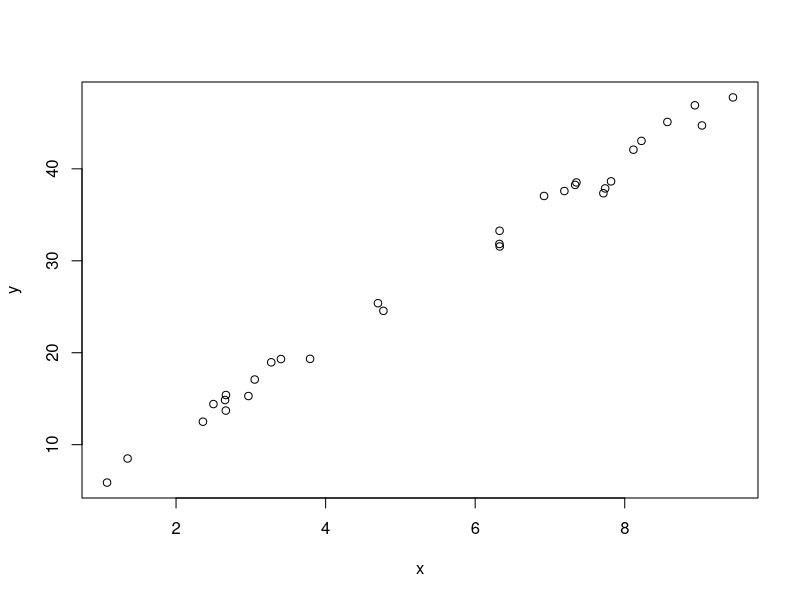
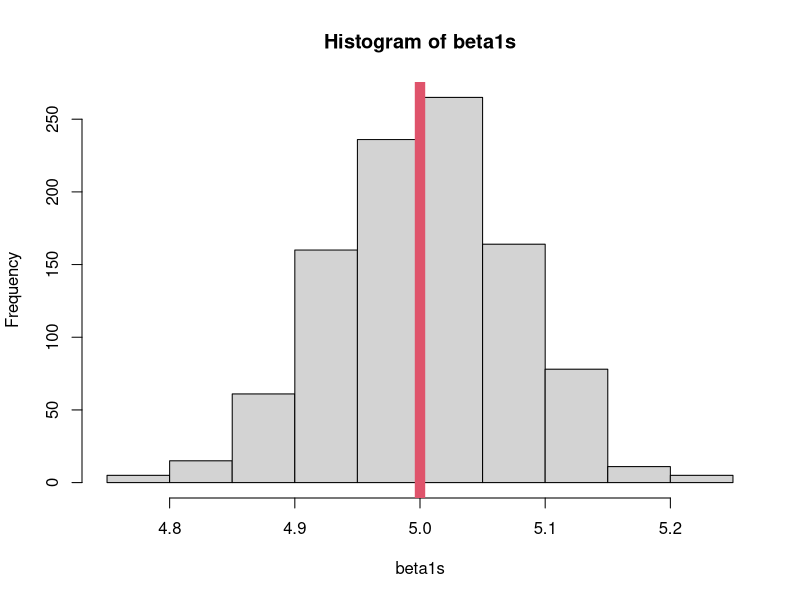
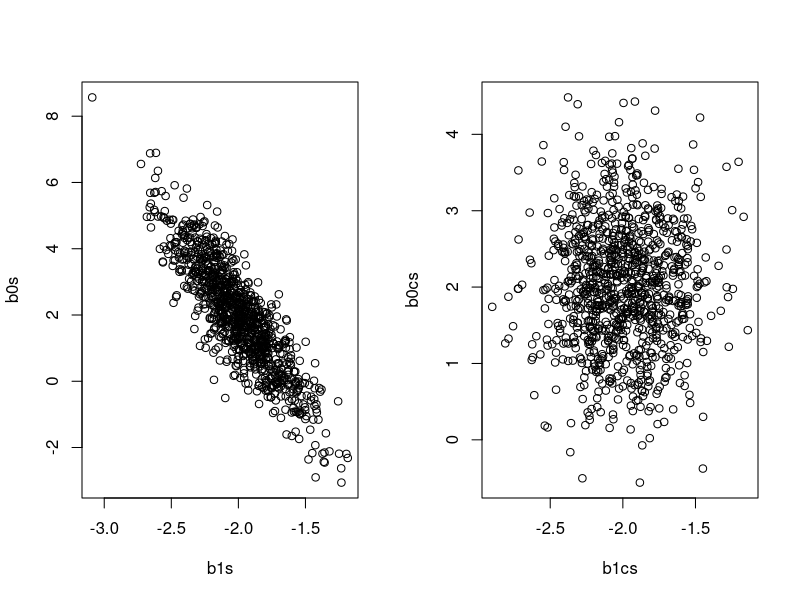

The R source for these figures, in order:
## ---- chunk 1
set.seed(2112)
n <- 30
sigma <- 1
beta0 <- 1
beta1 <- 5
x <- runif(n, 0, 10)

dgp <- function(x, beta0 = 1, beta1 = 5, 
                sigma = 1) {
    epsilon <- rnorm(length(x), mean = 0, sd = sigma)
    y <- beta0 + beta1 * x
    return(data.frame(x = x, y = y + epsilon))
}

set.seed(2112)
mydata <- dgp(x = x, beta0 = beta0, beta1 = beta1,
    sigma = sigma)

plot(mydata)
## ---- chunk 2
Sdotdot <- function(x, y) sum( (x - mean(x)) * (y - mean(y)) )

Sxx <- Sdotdot(mydata$x, mydata$x)
Sxy <- Sdotdot(mydata$x, mydata$y)
Syy <- Sdotdot(mydata$y, mydata$y)

b1 <- Sxy / Sxx
b1

b0 <- mean(mydata$y) - b1 * mean(mydata$x)
b0

errors <- mydata$y - (b0 + b1 * mydata$x)
s <- sd(errors)
b1_var <- s^2 / Sxx
b1_var
## ---- chunk 3
R <- 1000
beta1s <- rep(NA, R)
beta0s <- rep(NA, R)
for (i in 1:R) {
    new_data <- dgp(x, beta0 = beta0, beta1 = beta1, sigma = sigma)
    Sxx <- Sdotdot(new_data$x, new_data$x)
    Sxy <- Sdotdot(new_data$x, new_data$y)
    beta1s[i] <- Sxy / Sxx
    beta0s[i] <- mean(new_data$y) - b1 * mean(new_data$x)
}

var(beta1s)
## ---- chunk 4
hist(beta1s)
abline(v = 5, col = 2, lwd = 10) # true value of beta
## ---- chunk 5
## Empirical Ci
quantile(beta1s, c(0.055, 0.945))

## Theoretical CI
Sxx <- Sdotdot(mydata$x, mydata$x)
5 + c(-1, 1) * qt(0.945, df = nrow(mydata) - 2) * 1/sqrt(Sxx)

## Sample CI
b1 + c(-1, 1) * qt(0.945, nrow(mydata) - 2) * s/sqrt(Sxx)
## ---- chunk 6
y <- mydata$y
yhat <- b0 + b1*mydata$x
ybar <- mean(y)

c(sum((yhat - ybar)^2), sum((y - yhat)^2), sum((y - ybar)^2))

ANOVA <- data.frame(
    Source = c("Regression", "Error", "Total (cor.)"),
    df = c(1, nrow(mydata) - 2, nrow(mydata)),
    SS = c(sum((yhat - ybar)^2), sum((y - yhat)^2), sum((y - ybar)^2))
)
ANOVA$MS <- ANOVA$SS / ANOVA$df
ANOVA
## ---- chunk 7
anova(lm(y ~ x, data = mydata))
## ---- chunk 8
b1s <- double(R)
b0s <- double(R)
b1cs <- double(R)
b0cs <- double(R)
n <- 25
x <- runif(n, 0, 10)
xc <- x - mean(x) # centered

for (i in 1:R) {
    y <- 2 - 2 * x + rnorm(25, 0, 4)
    b1 <- Sdotdot(x, y) / Sdotdot(x, x)
    b0 <- mean(y) - b1 * mean(x)
    b1s[i] <- b1
    b0s[i] <- b0

    # Centered
    y <- 2 - 2 * xc + rnorm(25, 0, 4)
    b1c <- Sdotdot(xc, y) / Sdotdot(xc, xc)
    b1cs[i] <- b1c
    b0c <- mean(y) - b1 * mean(xc)
    b0cs[i] <- b0c
}

par(mfrow = c(1,2))
plot(b1s, b0s)
plot(b1cs, b0cs)
